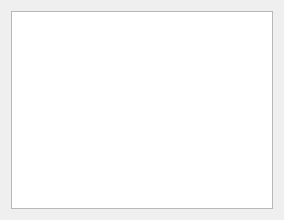
<?xml version="1.0" encoding="UTF-8"?>
<ui version="4.0">
 <class>LoggerView</class>
 <widget class="QWidget" name="LoggerView">
  <property name="geometry">
   <rect>
    <x>0</x>
    <y>0</y>
    <width>284</width>
    <height>220</height>
   </rect>
  </property>
  <layout class="QGridLayout" name="gridLayout_2">
   <item row="0" column="0">
    <layout class="QGridLayout" name="gridLayout">
     <property name="spacing">
      <number>2</number>
     </property>
     <item row="0" column="0">
      <widget class="QPlainTextEdit" name="loggerText">
       <property name="sizePolicy">
        <sizepolicy hsizetype="Expanding" vsizetype="Expanding">
         <horstretch>2</horstretch>
         <verstretch>0</verstretch>
        </sizepolicy>
       </property>
       <property name="lineWrapMode">
        <enum>QPlainTextEdit::NoWrap</enum>
       </property>
       <property name="readOnly">
        <bool>true</bool>
       </property>
      </widget>
     </item>
    </layout>
   </item>
  </layout>
 </widget>
 <resources>
  <include location="icons/icons.qrc"/>
 </resources>
 <connections/>
</ui>
